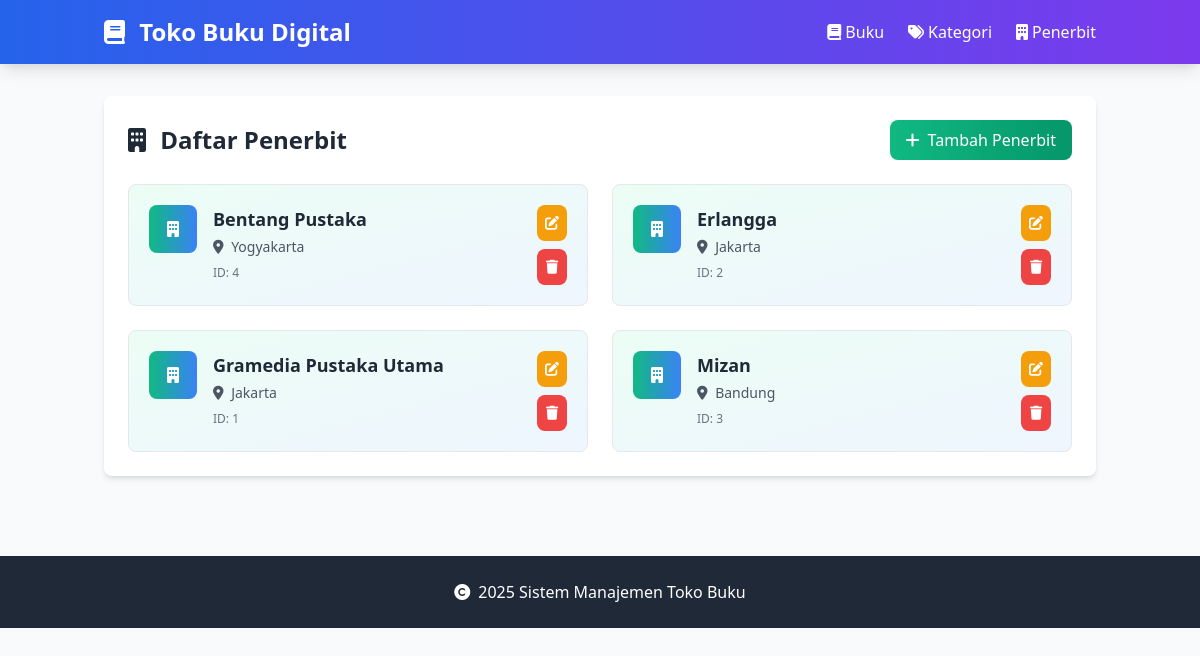
The page /index.php?entity=penerbit on the database its author committed.
### tables this page shows
CREATE TABLE penerbit (
    id INT AUTO_INCREMENT PRIMARY KEY,
    nama_penerbit VARCHAR(100) NOT NULL,
    alamat TEXT
);

### model/Penerbit.php (called while the page is built, shortened)
<?php
require_once 'config/Database.php';
class Penerbit {
    private $conn;
    private $table = 'penerbit';
    public function __construct() {
        $database = new Database();
        $this->conn = $database->getConnection();
    }
    public function getAll() {
        $query = "SELECT * FROM " . $this->table . " ORDER BY nama_penerbit";
        $stmt = $this->conn->prepare($query);
        $stmt->execute();
        return $stmt->fetchAll(PDO::FETCH_ASSOC);
    }
}
?>

### config/Database.php (called while the page is built, shortened)
<?php
class Database {
    private $host = "localhost";
    private $username = "root";
    private $password = "";
    private $database = "toko_buku";
    public function getConnection() {
        $this->conn = null;
        try {
            $this->conn = new PDO("mysql:host=" . $this->host . ";dbname=" . $this->database, $this->username, $this->password);
            $this->conn->setAttribute(PDO::ATTR_ERRMODE, PDO::ERRMODE_EXCEPTION);
        } catch(PDOException $e) {
            echo "Connection error: " . $e->getMessage();
        }
        return $this->conn;
    }
}
?>

### viewmodel/PenerbitViewModel.php (called while the page is built, shortened)
<?php
require_once 'model/Penerbit.php';
class PenerbitViewModel {
    private $penerbit;
    public function __construct() {
        $this->penerbit = new Penerbit();
    }
    public function getPenerbitList() {
        return $this->penerbit->getAll();
    }
}
?>

### views/penerbit_list.php (the view)
<?php
require_once 'views/template/header.php';
?>
<div class="bg-white rounded-lg shadow-md p-6">
    <div class="flex justify-between items-center mb-6">
        <h2 class="text-2xl font-bold text-gray-800">
            <i class="fas fa-building mr-2"></i>
            Daftar Penerbit
        </h2>
        <a href="index.php?entity=penerbit&action=add"
           class="bg-gradient-to-r from-green-500 to-green-600 hover:from-green-600 hover:to-green-700 text-white px-4 py-2 rounded-lg transition duration-300 flex items-center">
            <i class="fas fa-plus mr-2"></i>
            Tambah Penerbit
        </a>
    </div>
    <?php if (empty($penerbitList)): ?>
        <div class="text-center py-8 text-gray-500">
            <i class="fas fa-building text-4xl mb-4"></i>
            <p>Belum ada data penerbit</p>
        </div>
    <?php else: ?>
        <div class="grid grid-cols-1 md:grid-cols-2 gap-6">
            <?php foreach ($penerbitList as $penerbit): ?>
            <div class="bg-gradient-to-br from-green-50 to-blue-50 border border-gray-200 rounded-lg p-5 hover:shadow-md transition duration-300">
                <div class="flex items-start justify-between">
                    <div class="flex items-start">
                        <div class="bg-gradient-to-r from-green-500 to-blue-500 text-white w-12 h-12 rounded-lg flex items-center justify-center mr-4 flex-shrink-0">
                            <i class="fas fa-building"></i>
                        </div>
                        <div class="flex-1">
                            <h3 class="font-semibold text-lg text-gray-800 mb-1">
                                <?php echo htmlspecialchars($penerbit['nama_penerbit']); ?>
                            </h3>
                            <p class="text-gray-600 text-sm mb-2">
                                <i class="fas fa-map-marker-alt mr-1"></i>
                                <?php echo htmlspecialchars($penerbit['alamat']); ?>
                            </p>
                            <p class="text-xs text-gray-500">ID: <?php echo $penerbit['id']; ?></p>
                        </div>
                    </div>
                    <div class="flex flex-col space-y-2">
                        <a href="index.php?entity=penerbit&action=edit&id=<?php echo $penerbit['id']; ?>"
                           class="bg-yellow-500 hover:bg-yellow-600 text-white p-2 rounded-lg text-sm transition duration-300 text-center">
                            <i class="fas fa-edit"></i>
                        </a>
                        <a href="index.php?entity=penerbit&action=delete&id=<?php echo $penerbit['id']; ?>"
                           class="bg-red-500 hover:bg-red-600 text-white p-2 rounded-lg text-sm transition duration-300 text-center"
                           onclick="return confirmDelete('Apakah Anda yakin ingin menghapus penerbit ini?');">
                            <i class="fas fa-trash"></i>
                        </a>
                    </div>
                </div>
            </div>
            <?php endforeach; ?>
        </div>
    <?php endif; ?>
</div>
<?php
require_once 'views/template/footer.php';
?>

### rows shown on the page
penerbit: nama_penerbit "Bentang Pustaka", alamat "Yogyakarta", id "4"
penerbit: nama_penerbit "Erlangga", alamat "Jakarta", id "2"
penerbit: nama_penerbit "Gramedia Pustaka Utama", alamat "Jakarta", id "1"
penerbit: nama_penerbit "Mizan", alamat "Bandung", id "3"
